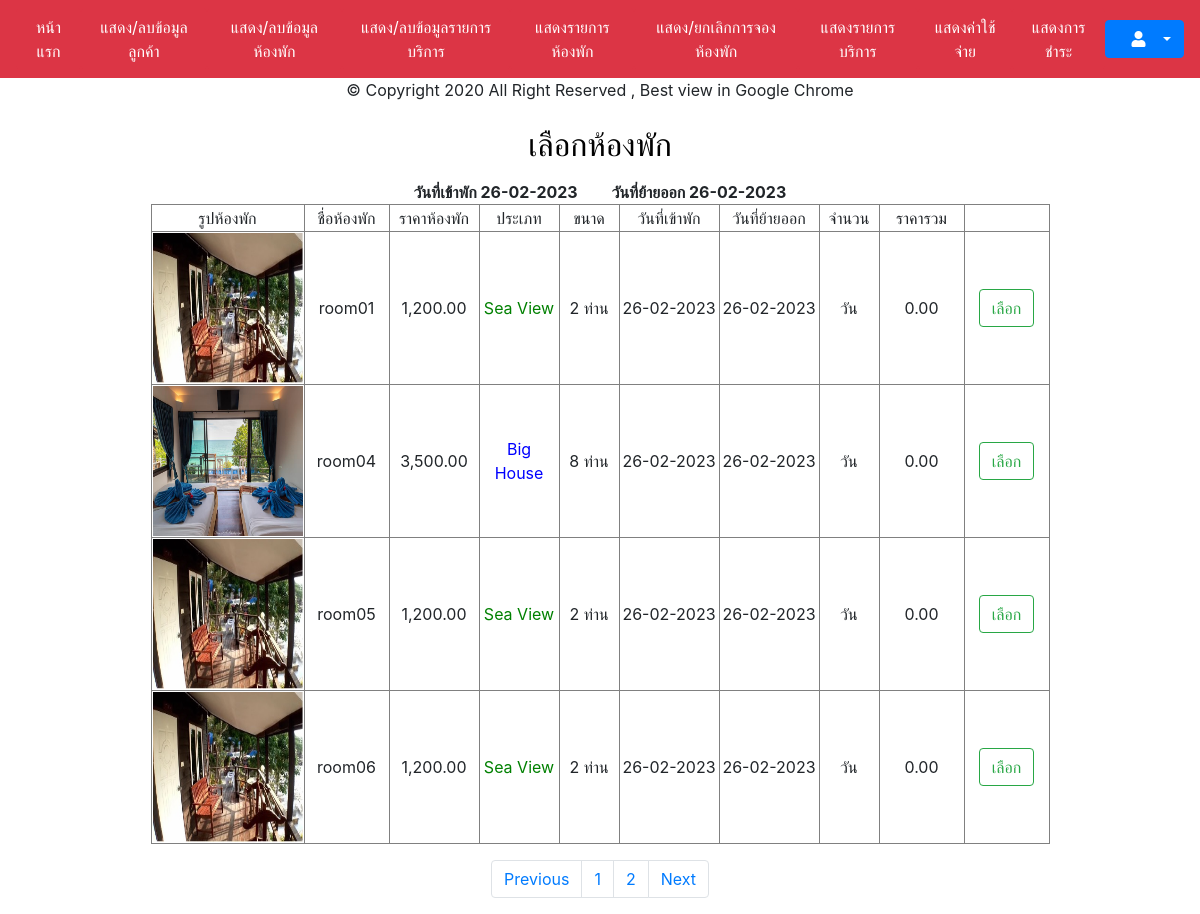
Page /input-output/backend/emp/choose_room.php on the committed database.
### tables this page shows
CREATE TABLE `room` (
  `room_id` int(5) NOT NULL,
  `room_name` varchar(15) DEFAULT NULL,
  `room_category` int(1) DEFAULT NULL,
  `room_price` int(4) DEFAULT NULL,
  `room_picture` varchar(255) DEFAULT NULL,
  `room_bed` int(2) DEFAULT NULL,
  `room_rate` int(6) DEFAULT NULL,
  `room_status` int(1) DEFAULT NULL,
  `room_statsv` int(1) DEFAULT NULL
);

### public/switch.php (called while the page is built, shortened)
<?php
function dmy($type1) {if($type1!='0000-00-00')return date_format(date_create($type1),"d-m-Y");else return $type1;}
?>

### input-output/backend/emp/choose_room.php (the view, shortened to what this page needs)
<?php require'header.php';require'../../../public/switch.php';require'../../../public/datediff.php';?>
<?php
$sql = "SELECT * FROM room WHERE room_id NOT IN (
SELECT e.room_id FROM book r
JOIN booklist e ON r.book_id = e.book_id
WHERE r.book_status_deposit != '4' AND (
(e.booklist_datein BETWEEN '".$_SESSION['ddd']."' AND '".$_SESSION['aaa']."')
OR ( e.booklist_dateout BETWEEN '".$_SESSION['ddd']."' AND '".$_SESSION['aaa']."') OR
('".$_SESSION['ddd']."' BETWEEN e.booklist_datein AND e.booklist_dateout) OR
('".$_SESSION['aaa']."' BETWEEN e.booklist_datein AND e.booklist_dateout)))";
$result = $db->query($sql);
$numrows = $result->num_rows;
$Per_Page = 4;
$Page = $_GET["page"];
if(!$_GET["page"])
{$Page=1;}
$Prev_Page = $Page-1;
$Next_Page = $Page+1;
$Page_Start = (($Per_Page*$Page)-$Per_Page);
if($numrows<=$Per_Page)
{$Num_Pages =1;}
else if(($numrows % $Per_Page)==0)
{$Num_Pages =($numrows/$Per_Page) ;}
else
{$Num_Pages =($numrows/$Per_Page)+1;
$Num_Pages = (int)$Num_Pages;}
$sql .=" ORDER BY room_id ASC LIMIT $Page_Start , $Per_Page";
$result = $db->query($sql);
?>
<h2 align="center" style="color: black">เลือกห้องพัก</h2>
<center><b>วันที่เข้าพัก <?=dmy($_SESSION['ddd'])?> &nbsp;&nbsp;&nbsp;&nbsp;&nbsp;&nbsp;&nbsp;&nbsp;วันที่ย้ายออก <?=dmy($_SESSION['aaa'])?></b></center>
<div align="center">
  <table border="1">
    <tr>
      <td width="70"><div align="center">รูปห้องพัก</div></td>
      <td width="85"><div align="center">ชื่อห้องพัก</div></td>
      <td width="90"><div align="center">ราคาห้องพัก</div></td>
      <td width="80"><div align="center">ประเภท</div></td>
      <td width="60"><div align="center">ขนาด</div></td>
      <td width="100"><div align="center">วันที่เข้าพัก</div></td>
      <td width="100"><div align="center">วันที่ย้ายออก</div></td>
      <td width="60"><div align="center">จำนวน</div></td>
      <td width="85"><div align="center">ราคารวม</div></td>
      <td width="85"><div align="center"></div></td>
    </tr>
    <tbody>
    <?php
     while ($row=$result->fetch_assoc()) { ?>
      <tr>
        <td><div align="center"><img src="../../../img/room/<?=$row['room_picture']; ?>" width="150" height="150" /></div></td>
        <td><div align="center"><?=$row['room_name']; ?></div></td>
        <td><div align="center"><?=number_format($row['room_rate'],2); ?></div></td>
        <td><div align="center"><?php if ($row['room_category']==1) echo "<span style='color:green;'>Sea View</span>";
if ($row['room_category']==4) echo "<span style='color:Blue;'>Big House</span>";
?>
        </div></td>
        <td><div align="center"><?=$row['room_bed']*2;echo" ท่าน"; ?></div></td>
        <td><div align="center"><?=dmy($_SESSION['ddd']);?></div></td>
        <td><div align="center"><?=dmy($_SESSION['aaa']);?></div></td>
        <td><div align="center"><?=$_SESSION['bbb']." วัน";?></div></td>
        <td><div align="center"><?=number_format($_SESSION['bbb']*$row['room_rate'],2);?></div></td>
        <td><div align="center"><a class="btn btn btn-outline-success" href="choose_room.php?room_id=<?=$row["room_id"];?>" role="button">
        เลือก</a></div></td>
      </tr>
      <?php }$result->free();$db->close();?>
    </tbody>
  </table>
</div><p></p>
<nav aria-label="Page navigation example">
  <ul class="pagination justify-content-center">
<?php if($Prev_Page==0)$Prev_Page++;?>
    <li class="page-item"><a class="page-link" href="choose_room.php?page=<?=$Prev_Page;?>">Previous</a></li>
<?php for($i=1; $i<=$Num_Pages; $i++) {?>
<li class="page-item"><a class="page-link" href="choose_room.php?page=<?=$i;?>"><?=$i; ?></a></li>
<?php } ?>
    <li class="page-item"><a class="page-link" href="choose_room.php?page=<?=$Next_Page;?>">Next</a></li>
  </ul>
</body>
</html>

### rows in the picture
room: room_picture (picture), room_name "room01", room_rate "1,200.00", room_category "Sea View", $row['room_bed']*2 "2", $_SESSION['bbb']*$row['room_rate'] "0.00"
room: room_picture (picture), room_name "room04", room_rate "3,500.00", room_category "Big House", $row['room_bed']*2 "8", $_SESSION['bbb']*$row['room_rate'] "0.00"
room: room_picture (picture), room_name "room05", room_rate "1,200.00", room_category "Sea View", $row['room_bed']*2 "2", $_SESSION['bbb']*$row['room_rate'] "0.00"
room: room_picture (picture), room_name "room06", room_rate "1,200.00", room_category "Sea View", $row['room_bed']*2 "2", $_SESSION['bbb']*$row['room_rate'] "0.00"

### other values in the picture
dmy($_SESSION['ddd']) "26-02-2023"
dmy($_SESSION['aaa']) "26-02-2023"
